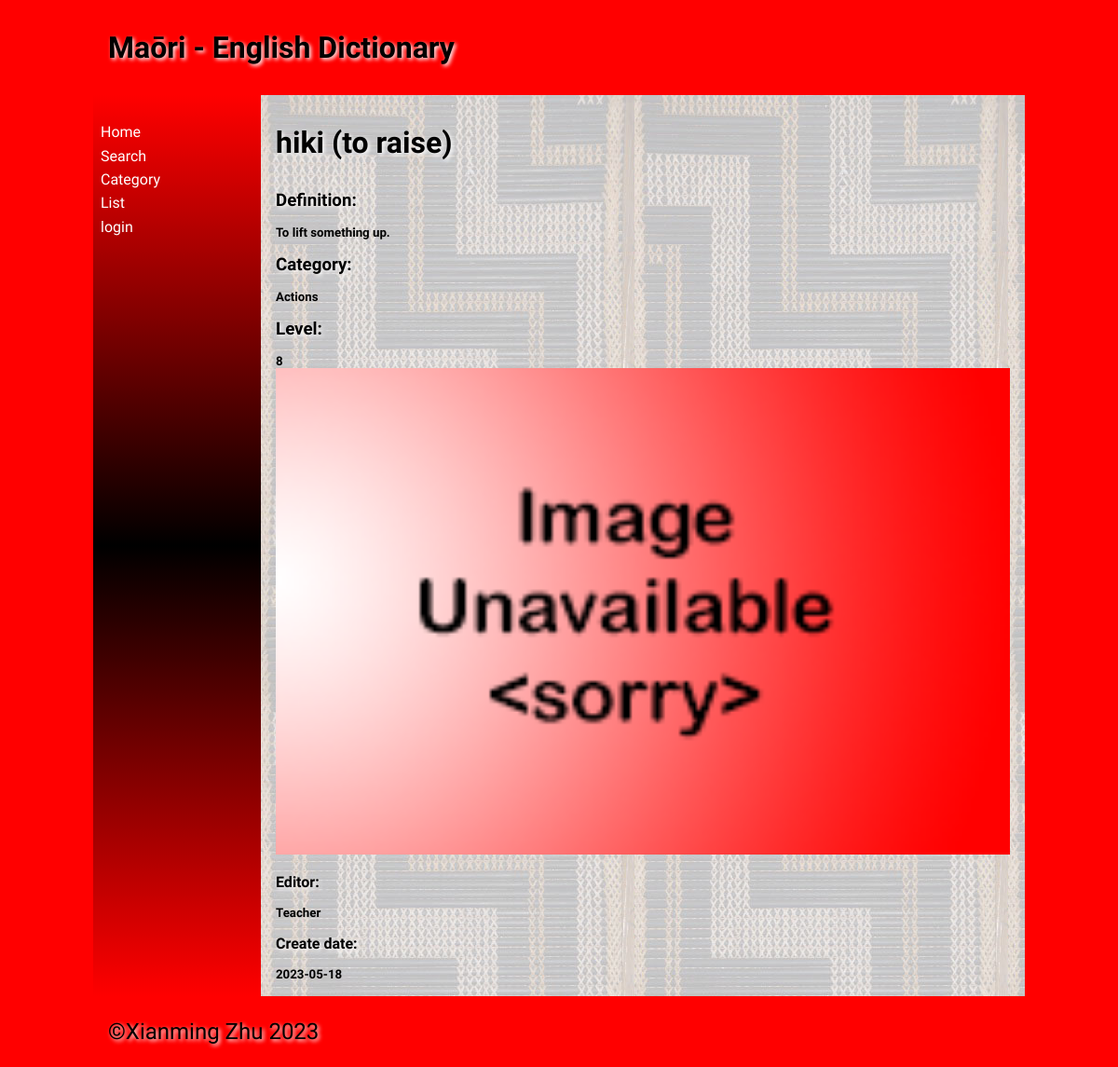
The page /word/4 on the database its author committed.
### tables this page shows
CREATE TABLE "vocab_list"
(
    Maori      varchar(30),
    English    varchar(30),
    cat_id     integer,
    Definition varchar(500),
    Level      integer,
    word_id    integer
        constraint vocab_list_pk
            primary key,
    editor_id  INTEGER,
    images     varchar(200),
    date       text
);

CREATE TABLE "category"
(
    cat_id   integer not null
        constraint category_pk
            primary key
        constraint category_vocab_list_cat_id_fk
            references vocab_list (cat_id),
    cat_name varchar(30)
);

CREATE TABLE "user"
(
    user_id      integer
        constraint user_pk
            primary key
        constraint user_vocab_list_editor_id_fk
            references vocab_list (editor_id),
    fname        varchar(50),
    lname        varchar(50),
    email        varchar(100),
    password     varchar(100),
    account_type varchar(10)
);

### app.py (the view)
@app.route('/word/<int:word_id>')
def word_detail(word_id):
    db = get_db()
    word = db.execute('SELECT * FROM vocab_list WHERE word_id = ?', (word_id,)).fetchone()
    editor_id = word['editor_id']
    editor = db.execute('SELECT fname FROM user WHERE user_id = ?', (editor_id,)).fetchone()
    cat_id = word['cat_id']
    category = db.execute('SELECT cat_name FROM category WHERE cat_id = ?', (cat_id,)).fetchone()
    return render_template('word_detail.html', word=word, logged_in=is_logged_in()
                           , teacher_in=teacher_logged_in(), editor=editor, category=category)

### app.py (called while the page is built)
def get_db():
    db = getattr(g, '_database', None)
    if db is None:
        db = g._database = sqlite3.connect(DATABASE)
        db.row_factory = sqlite3.Row
    return db

def is_logged_in():
    if session.get("email") is None:
        print("not logged in")
        return False
    else:
        print("logged in")
        return True

def teacher_logged_in():
    if session.get("account_type") == "teacher":
        print("teacher in")
        return True
    else:
        print("teacher not in")
        return False

### templates/word_detail.html (shortened to what this page needs)
{% extends 'base.html' %}
{% block heading %}Maōri - English Dictionary{% endblock %}
{% block main %}
  <head>
  </head>
  <body>
    <h1>{{ word[0] }} ({{ word[1] }})</h1>
    <h3>Definition:</h3><h5>{{ word[3] }}</h5>
    <h3>Category:</h3><h5>{{ category[0] }}</h5>
    <h3>Level:</h3><h5>{{ word[4] }}</h5>
    <img src="/static/images/{{ word[7] }}">
    <h4>Editor:</h4><h5>{{ editor[0] }}</h5>
    <h4>Create date:</h4><h5>{{ word[8] }}</h5>
  </body>
{% endblock %}

### static/css/style.css (style rules this page uses)
* { font-family: Comfortaa, sans-serif; margin: 0; padding: 0; box-sizing: border-box; }
body { background-color: #ff0000; }
h1, h2, h3, h4 { padding: 1rem 0; font-family: 'Suez One', serif; color: #000; text-shadow: 2px 2px 4px #fff; }
img { width: 100%; }

### rows shown on the page
vocab_list: Maori "hiki", English "to raise", Definition "To lift something up.", Level "8", images (placeholder picture), date "2023-05-18"
category: cat_name "Actions"
user: fname "Teacher"
